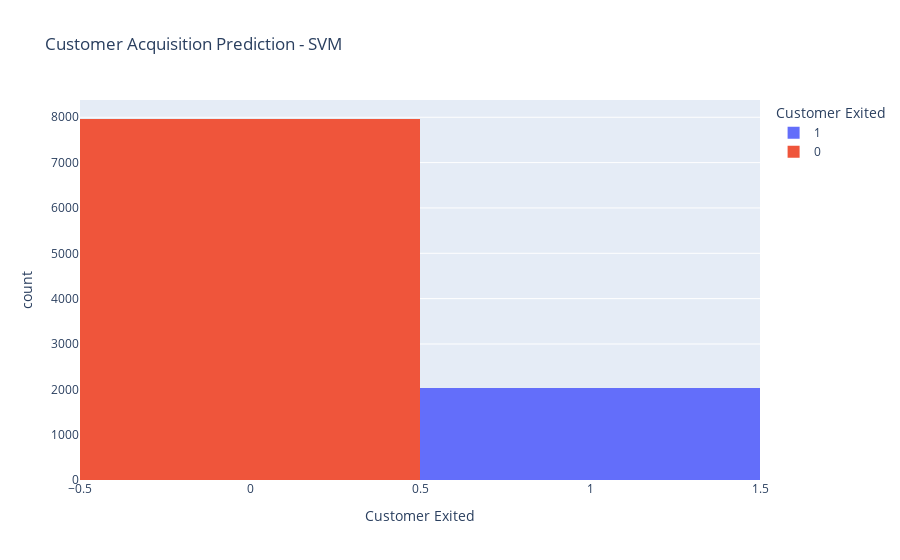

The notebook cell this image was saved under:
### Code cell
import pandas as pd
from sklearn.model_selection import train_test_split
from sklearn.svm import SVC
from sklearn.preprocessing import OneHotEncoder
from sklearn.compose import ColumnTransformer
from sklearn.pipeline import Pipeline
from sklearn.impute import SimpleImputer
from sklearn.metrics import accuracy_score, classification_report
import plotly.express as px

# Load data from CSV file
data = pd.read_csv('data.csv')

# Support Vector Machines (SVM) for Customer Acquisition
target_variable_acquisition = 'Exited'
features_acquisition = data.drop(columns=['RowNumber', 'CustomerId', 'Surname', target_variable_acquisition])
X_train, X_test, y_train, y_test = train_test_split(features_acquisition, data[target_variable_acquisition], test_size=0.2, random_state=42)

# Identify categorical features
categorical_features = ['Geography', 'Gender', 'Card Type']

# Create pipeline for preprocessing categorical features
categorical_transformer = Pipeline(steps=[
    ('imputer', SimpleImputer(strategy='constant', fill_value='missing')),
    ('onehot', OneHotEncoder(handle_unknown='ignore'))
])

# Preprocess features with categorical data
preprocessor = ColumnTransformer(
    transformers=[
        ('cat', categorical_transformer, categorical_features)
    ])

# Create an SVM classifier with preprocessing pipeline
svm_classifier = Pipeline(steps=[('preprocessor', preprocessor),
                                 ('classifier', SVC(random_state=42))])

# Fit the model and make predictions
svm_classifier.fit(X_train, y_train)
predictions_acquisition = svm_classifier.predict(X_test)
accuracy_acquisition = accuracy_score(y_test, predictions_acquisition)

# Visualize results using plotly
fig = px.histogram(data, x='Exited', color='Exited', title='Customer Acquisition Prediction - SVM',
                   labels={'Exited': 'Customer Exited'})
fig.show()

# Print results
print("Customer Acquisition Prediction (SVM):")
print(f"Accuracy: {accuracy_acquisition:.2%}")
print("Classification Report:")
print(classification_report(y_test, predictions_acquisition, zero_division=1))

### Figure 1 — Plotly figure (JSON) as saved in the notebook; plotly's stock layout.template omitted (floating-point values rounded to 4 significant figures; data arrays with more than 128 entries replaced by an {"elided": "..."} marker saying what was removed)
{"data": [{"alignmentgroup": "True", "bingroup": "x", "hovertemplate": "Customer Exited=%{x}<br>count=%{y}<extra></extra>", "legendgroup": "1", "marker": {"color": "#636efa", "pattern": {"shape": ""}}, "name": "1", "offsetgroup": "1", "orientation": "v", "showlegend": true, "type": "histogram", "x": {"elided": "2038 int values"}, "xaxis": "x", "yaxis": "y"}, {"alignmentgroup": "True", "bingroup": "x", "hovertemplate": "Customer Exited=%{x}<br>count=%{y}<extra></extra>", "legendgroup": "0", "marker": {"color": "#EF553B", "pattern": {"shape": ""}}, "name": "0", "offsetgroup": "0", "orientation": "v", "showlegend": true, "type": "histogram", "x": {"elided": "7962 int values"}, "xaxis": "x", "yaxis": "y"}], "layout": {"autosize": true, "barmode": "relative", "legend": {"title": {"text": "Customer Exited"}, "tracegroupgap": 0}, "title": {"text": "Customer Acquisition Prediction - SVM"}, "xaxis": {"anchor": "y", "autorange": true, "categoryarray": [1, 0], "categoryorder": "array", "domain": [0, 1], "range": [-0.5, 1.5], "title": {"text": "Customer Exited"}, "type": "linear"}, "yaxis": {"anchor": "x", "autorange": true, "domain": [0, 1], "range": [0, 8381.0], "title": {"text": "count"}}}}
